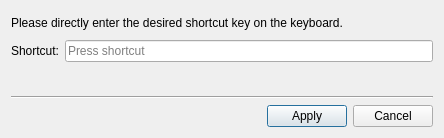
<?xml version="1.0" encoding="UTF-8"?>
<ui version="4.0">
 <class>QKxShortcutInputDialog</class>
 <widget class="QDialog" name="QKxShortcutInputDialog">
  <property name="geometry">
   <rect>
    <x>0</x>
    <y>0</y>
    <width>444</width>
    <height>138</height>
   </rect>
  </property>
  <property name="windowTitle">
   <string>Dialog</string>
  </property>
  <layout class="QVBoxLayout" name="verticalLayout">
   <item>
    <widget class="QLabel" name="label_2">
     <property name="text">
      <string>Please directly enter the desired shortcut key on the keyboard.</string>
     </property>
    </widget>
   </item>
   <item>
    <layout class="QHBoxLayout" name="horizontalLayout_2">
     <item>
      <widget class="QLabel" name="label">
       <property name="text">
        <string>Shortcut:</string>
       </property>
      </widget>
     </item>
     <item>
      <widget class="QKeySequenceEdit" name="shortcut"/>
     </item>
    </layout>
   </item>
   <item>
    <layout class="QHBoxLayout" name="horizontalLayout_3">
     <item>
      <widget class="QLabel" name="label_3">
       <property name="maximumSize">
        <size>
         <width>20</width>
         <height>20</height>
        </size>
       </property>
       <property name="text">
        <string/>
       </property>
       <property name="pixmap">
        <pixmap>../private/skins/black/tips.png</pixmap>
       </property>
       <property name="scaledContents">
        <bool>true</bool>
       </property>
      </widget>
     </item>
     <item>
      <widget class="QLabel" name="tip">
       <property name="styleSheet">
        <string notr="true">color: rgb(224, 27, 36);</string>
       </property>
       <property name="text">
        <string/>
       </property>
      </widget>
     </item>
    </layout>
   </item>
   <item>
    <widget class="Line" name="line">
     <property name="orientation">
      <enum>Qt::Horizontal</enum>
     </property>
    </widget>
   </item>
   <item>
    <layout class="QHBoxLayout" name="horizontalLayout">
     <item>
      <spacer name="horizontalSpacer">
       <property name="orientation">
        <enum>Qt::Horizontal</enum>
       </property>
       <property name="sizeHint" stdset="0">
        <size>
         <width>40</width>
         <height>20</height>
        </size>
       </property>
      </spacer>
     </item>
     <item>
      <widget class="QPushButton" name="btnApply">
       <property name="text">
        <string>Apply</string>
       </property>
      </widget>
     </item>
     <item>
      <widget class="QPushButton" name="btnCancel">
       <property name="text">
        <string>Cancel</string>
       </property>
      </widget>
     </item>
    </layout>
   </item>
  </layout>
 </widget>
 <resources/>
 <connections/>
</ui>
